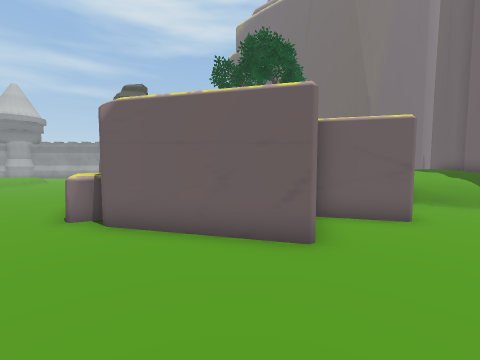
View 1 (above)

24 first-person views from a walk through a Unity game level. The camera is 1.5 m above the floor, tilts 4° down and sees 90° across. The floor is counted in squares, 1 m on a side. Each view is taken from the middle of a square. On the plan, view 1 faces up. The plan holds only what a view shows up to about 13 squares ahead; the rest is blank. The place goes on beyond the plan. The player character is not drawn. Some surface patterns are stand-ins.

View 2
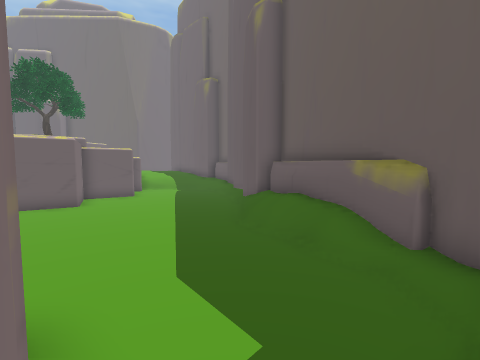

View 3
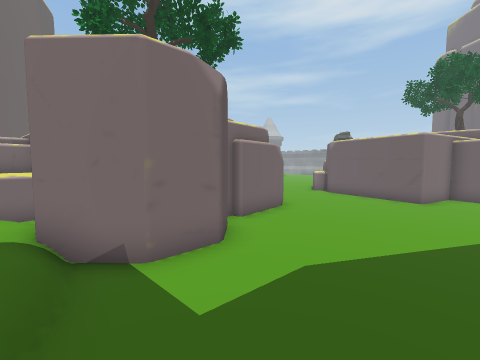

View 4
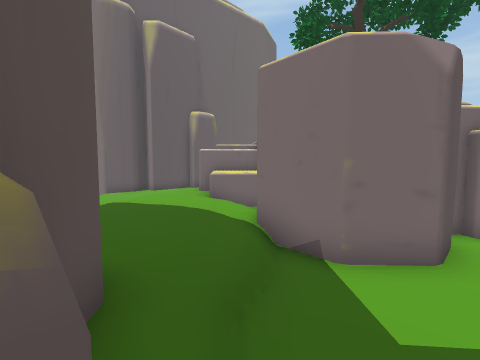

View 5
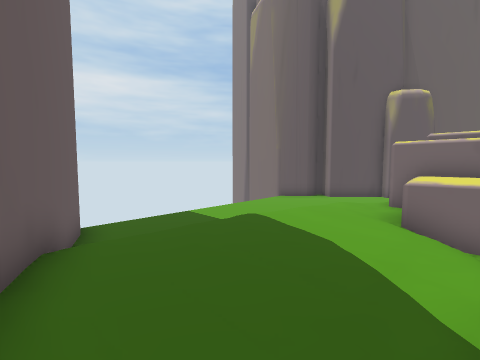

View 6
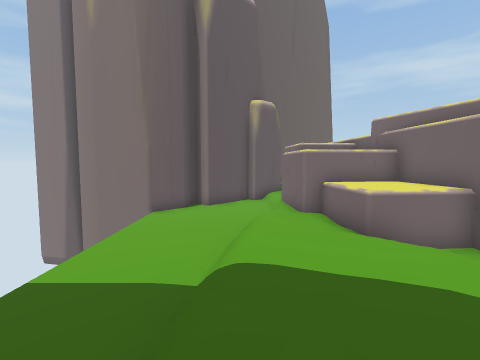

View 7
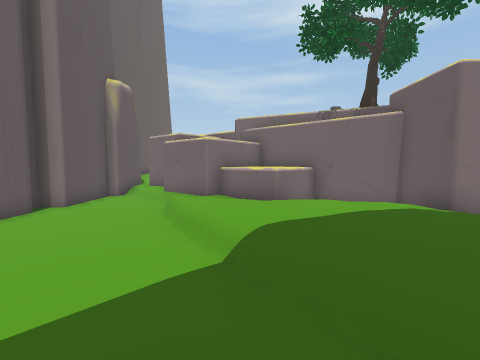

View 8
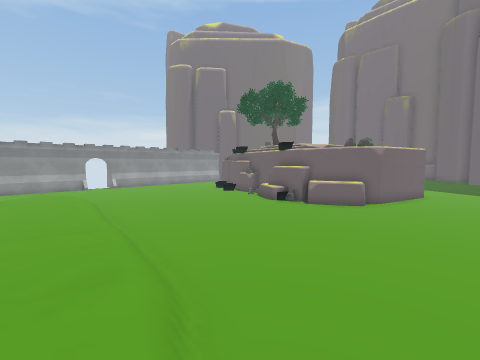

View 9
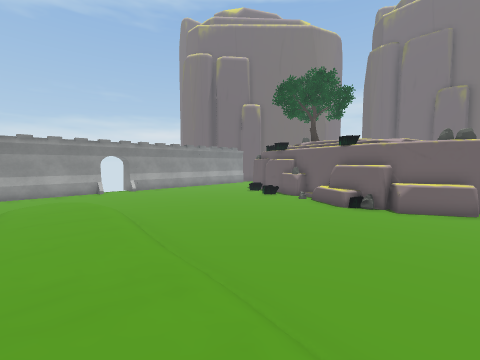

View 10
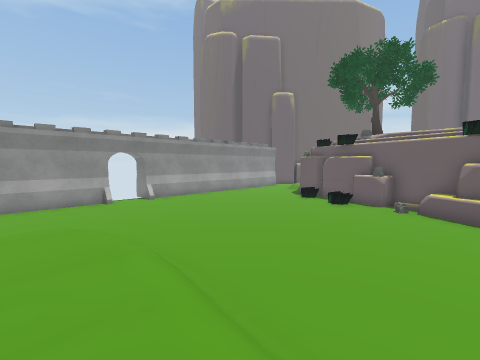

View 11
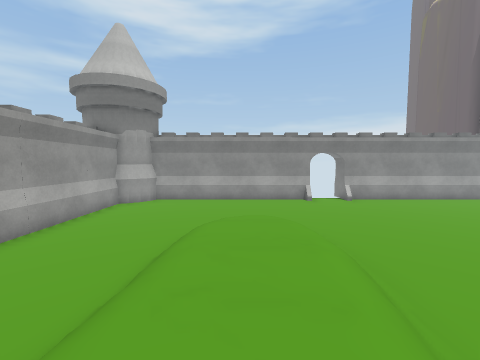

View 12
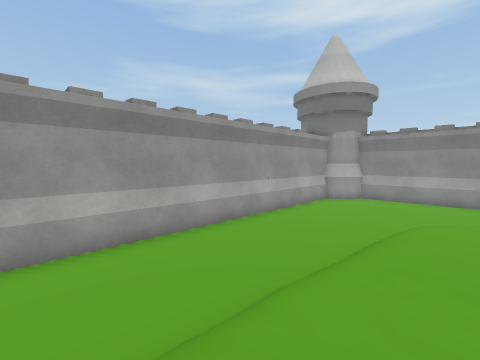

View 13
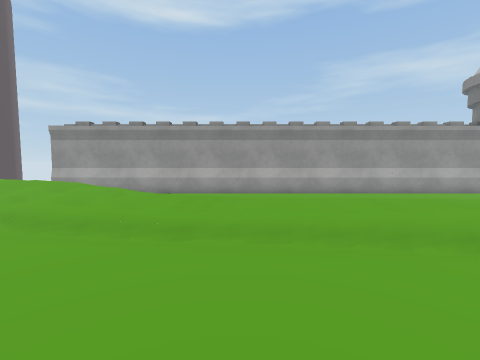

View 14
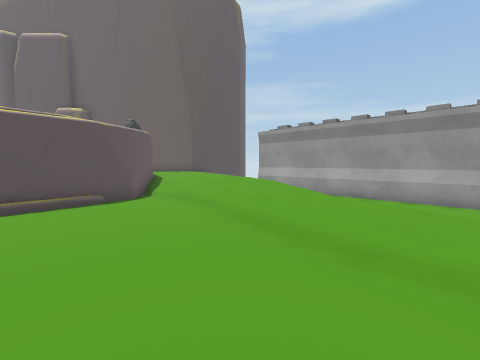

View 15
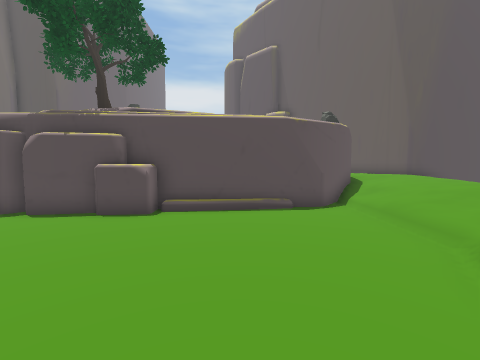

View 16
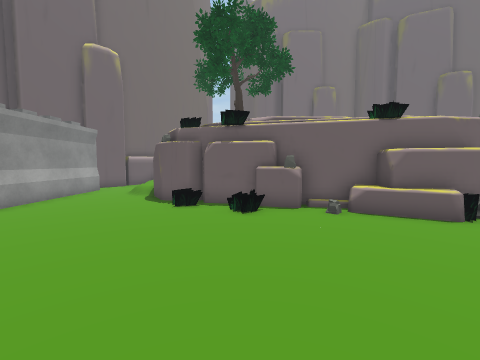

View 17
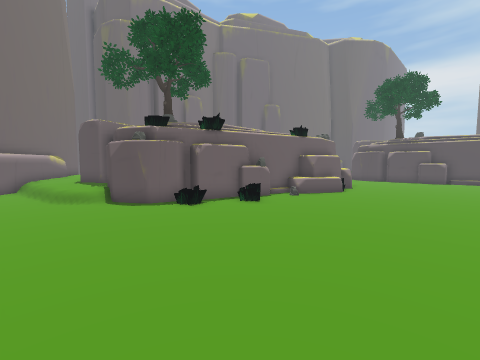

View 18
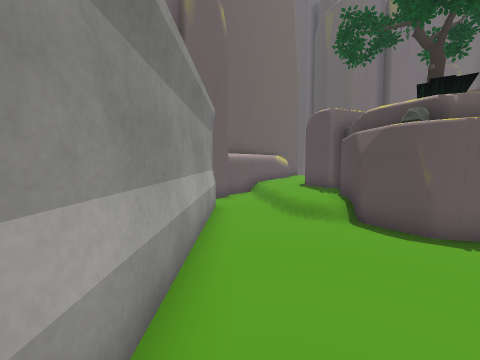

View 19
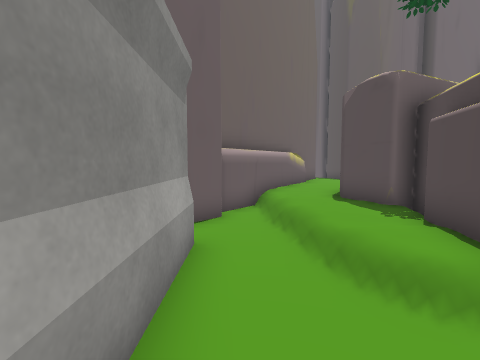

View 20
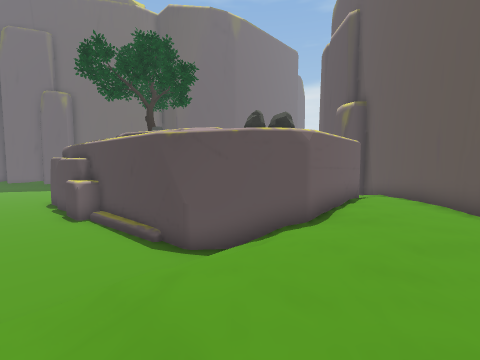

View 21
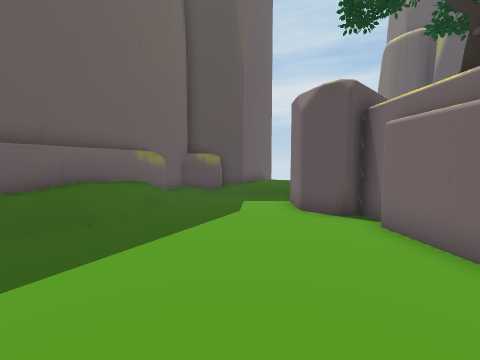

View 22
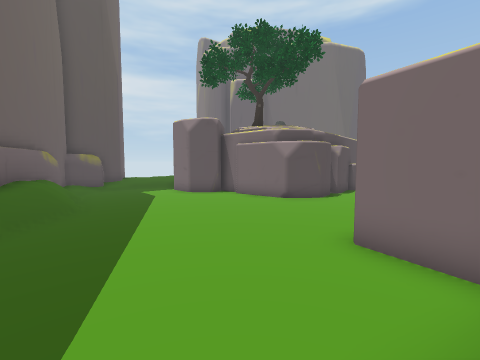

View 23
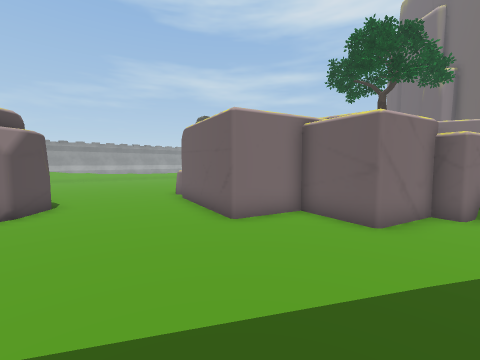

View 24
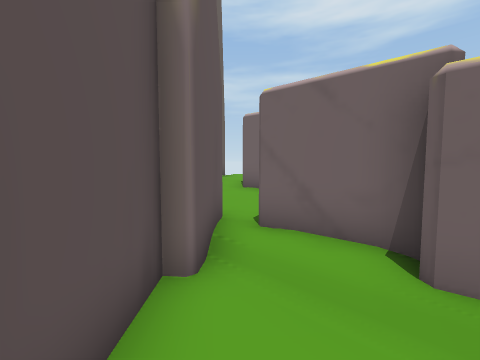

### Floor plan
Key: @ floor where view 1 was taken; # wall or solid block; . main floor; : floor 0.25 m higher than the main floor; + floor 0.5 m higher than the main floor; * floor 0.75 m higher than the main floor; % floor 1 m higher than the main floor; / step, stairs or slope; = window, fence, low wall or low ledge; ^ raised ledge; R rock; G gate; T tower; O other object.
Columns run from 25 left of view 1 to 6 right of it. Each row starts with its distance up from view 1.
 25              G
 24 TTTTT########G.G###########.###
 23  TTTT.........................##
 22    #......................//// #
 21    #....................//++++++
 20    #....................##+++##+
 19    #.....  ............R #####
 18    #....///............#
 17    #..../++/..........##
 16    #..../++/.........O#
 15    #.../+++/.........##
 14    #.../+++/.........##
 13    #.../+++/........=##
 12    #.../+++/........=#
 11    #.../++/........=##
 10    #... ++/........OO#
  9    #..  ++/.........R#        ##
  8    #.  /++/........=^#        #.
  7    #.  +++/.........^^#    ####.
  6    #.  +++/..........^##  ##....
  5    #  /++//............####.....
  4    #  *///......................
  3    # /*///......................
  2    #  *///......................
  1    # ***//......^#####..........
  0      ***//######^#   ##..@......
 -1      *%*/##           #........#
 -2      %%**R            #........#
 -3      %%/##            #.......O#
 -4   ###%%%#             ###....###
 -5     ##%%#             # #....=##
 -6      ##%##         ######....##
 -7       #%*#      #^^#  ##.....##
 -8       ##**/     #^^^:+++/////#
 -9        ##/+######^^=++++++####
-10         #####O###:++++++++#
-11            #...//++++++++##
-12            ##.....://++++#
-13             ##.......///##
-14             ##..........#
-15              ##.........#
-16               #

Where each view was taken, in squares from view 1:
view 1: 0 up, 0 right, facing up
view 2: 8 down, 1 left, facing up-right
view 3: 8 down, 3 right, facing up-left
view 4: 8 down, 3 right, facing left
view 5: 8 down, 0 right, facing down-left
view 6: 12 down, 1 left, facing left
view 7: 15 down, 2 left, facing up-left
view 8: 2 up, 17 left, facing up-right
view 9: 6 up, 17 left, facing up-right
view 10: 11 up, 16 left, facing up-right
view 11: 11 up, 16 left, facing up
view 12: 10 up, 16 left, facing up-left
view 13: 10 up, 10 left, facing left
view 14: 10 up, 11 left, facing down-left
view 15: 8 up, 12 left, facing down
view 16: 16 up, 12 left, facing right
view 17: 23 up, 11 left, facing down-right
view 18: 23 up, 7 left, facing right
view 19: 23 up, 3 left, facing right
view 20: 3 up, 20 left, facing down-right
view 21: 3 up, 1 right, facing down
view 22: 6 up, 6 right, facing down-left
view 23: 0 up, 6 right, facing up-left
view 24: 13 down, 11 left, facing up-left
